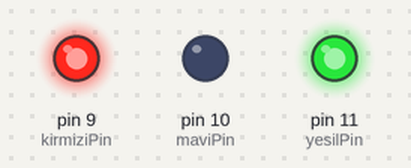
Bench run of a sketch on a simulated Arduino Uno, built with avr-gcc and run on an emulated ATmega328P. Shown: output pins drawn as LEDs (lit = HIGH).

Above: at 0.5 s.
At 1.5 s:
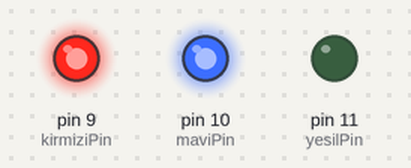
At 5.5 s:
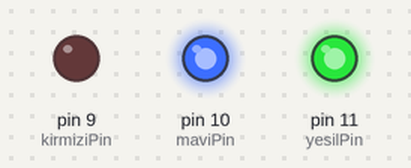
Timing chart, 0 to 6.9 s (numbered marks = the images above):
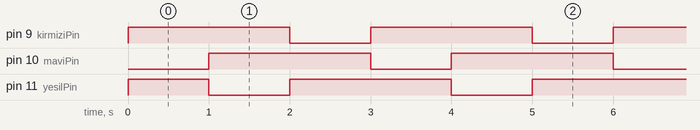

The sketch:

Deneme39-RGB_Led.ino
```cpp
int kirmiziPin = 9;
int maviPin = 10;
int yesilPin = 11;

void setup() {
  pinMode(kirmiziPin, OUTPUT);
  pinMode(maviPin, OUTPUT);
  pinMode(yesilPin, OUTPUT);
}

void loop() {
  //Mavi renk için kırmızı ve yeşil pine voltaj verilip
  //gerilim farkı düşürülüyor. Mavi pin toprak.
  digitalWrite(maviPin, LOW);
  digitalWrite(kirmiziPin, HIGH);
  digitalWrite(yesilPin, HIGH);
  delay(1000);

  //Yeşil renk için kırmızı ve mavi pine voltaj verilip
  //gerilim farkı düşürülüyor. Yeşil pin toprak.
  digitalWrite(yesilPin, LOW);
  digitalWrite(kirmiziPin, HIGH);
  digitalWrite(maviPin, HIGH);
  delay(1000);

  //Kırmızı renk için yeşil ve mavi pine voltaj verilip
  //gerilim farkı düşürülüyor. Kırmızı pin toprak.
  digitalWrite(kirmiziPin, LOW);
  digitalWrite(yesilPin, HIGH);
  digitalWrite(maviPin, HIGH);
  delay(1000);
}
```

Measured:
- by itself, pin 9 (kirmiziPin), pin 10 (maviPin): alternates HIGH for 2.0 s and LOW for 1.0 s
- by itself, pin 11 (yesilPin): repeats every 3.0 s: LOW 1.0 s, HIGH 2.0 s
- by itself, everything shown: repeats every 3.0 s, in 3 steps
